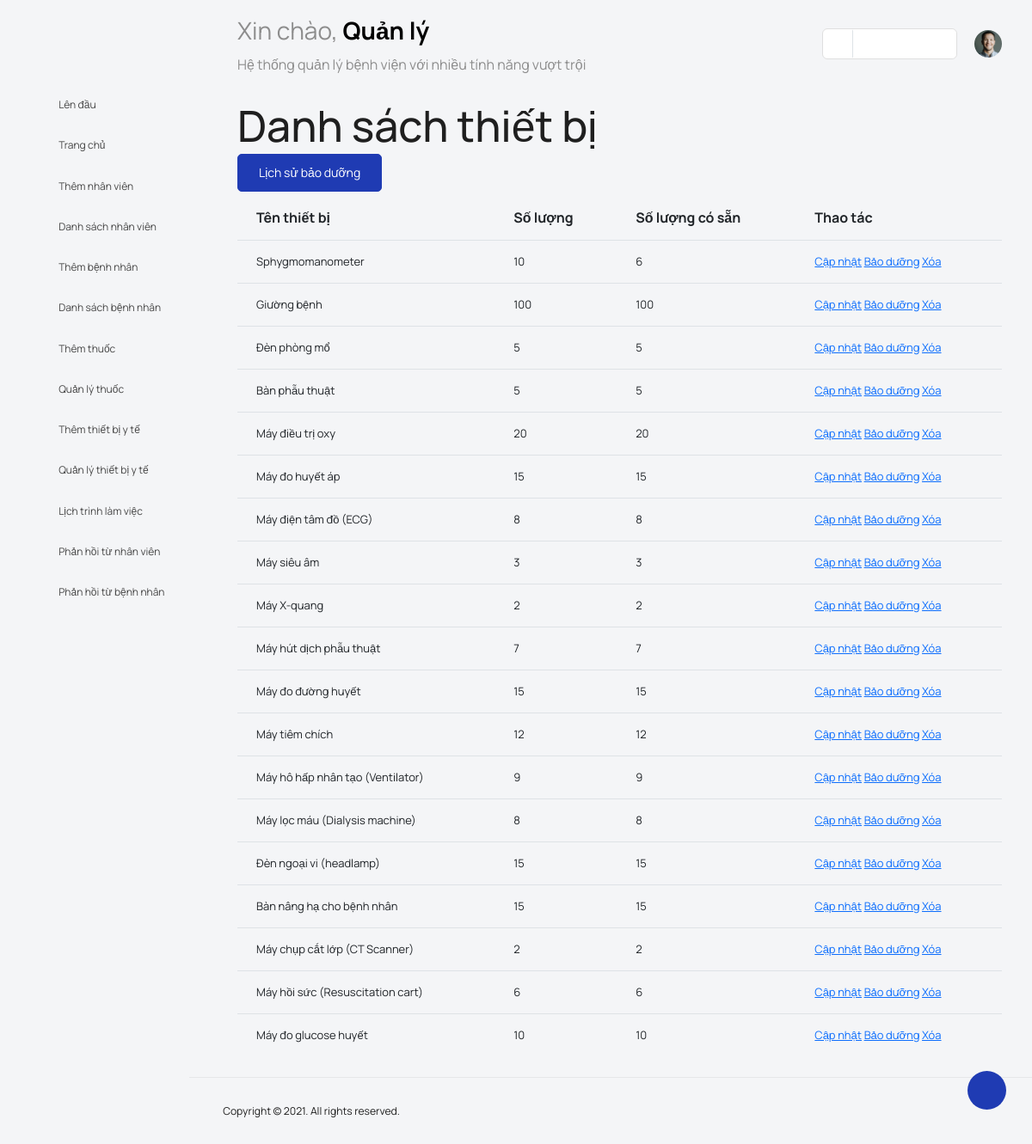
Page /manage_equip (signed in) on the committed database.
### main_app/models.py (models this page shows)
class MedicalEquipment(models.Model):
    name = models.CharField(max_length=200)
    numbers = models.PositiveIntegerField()
    maintenance_history = models.ManyToManyField('MaintenanceEvent')
    available = models.PositiveIntegerField(null=True)

### main_app/admin_views.py (the view)
# urls.py: path('manage_equip', admin_views.manage_equip, name="manage_equip"),
def manage_equip(request):
    facility = Facility.objects.first()  # Lấy Facility (cần chỉnh sửa nếu có nhiều Facility)
    if facility == None:
        facility = Facility.objects.create()
    equipment = facility.get_medical_equipments_info()
    return render(request, 'admin_template/manage_equip.html', {'equipment': equipment})

### main_app/models.py (called while the page is built)
    def get_medical_equipments_info(self):
        return self.medical_equipments.all()

### main_app/templates/admin_template/manage_equip.html (shortened to what this page needs)
{% load static %}
{% load tz %}
<!DOCTYPE html>
<html lang="en">
<head>
  <link rel="stylesheet" type="text/css" href="{% static 'users/vendors/feather/feather.css' %}">
  <link rel="stylesheet" type="text/css" href="{% static 'users/vendors/mdi/css/materialdesignicons.min.css' %}">
  <link rel="stylesheet" type="text/css" href="{% static 'users/vendors/ti-icons/css/themify-icons.css' %}">
  <link rel="stylesheet" type="text/css" href="{% static 'users/vendors/typicons/typicons.css' %}">
  <link rel="stylesheet" type="text/css" href="{% static 'users/vendors/simple-line-icons/css/simple-line-icons.css' %}">
  <link rel="stylesheet" type="text/css" href="{% static 'users/vendors/css/vendor.bundle.base.css' %}">
  <link rel="stylesheet" type="text/css" href="{% static 'users/js/select.dataTables.min.css' %}">
  <link rel="stylesheet" type="text/css" href="{% static 'users/css/vertical-layout-light/style.css' %}">
  <link rel="stylesheet" href="{% static 'users/css/admin/addmin.css' %}">
  <link rel="stylesheet" type="text/css" href="{% static 'users/css/users/base.css' %}">
</head>
<body>
    <div class="container-scroller">
        <nav class="navbar default-layout col-lg-12 col-12 p-0 fixed-top d-flex align-items-top flex-row">
            <div class="text-center navbar-brand-wrapper d-flex align-items-center justify-content-start">
                <div class="me-3">
                    <button class="navbar-toggler navbar-toggler align-self-center" type="button" data-bs-toggle="minimize">
                        <span class="icon-menu"></span>
                    </button>
                </div>
            </div>
            <div class="navbar-menu-wrapper d-flex align-items-top">
                <ul class="navbar-nav">
                    <li class="nav-item font-weight-semibold d-none d-lg-block ms-0">
                        <h1 class="welcome-text"> Xin chào, <span class="text-black fw-bold"> Quản lý </span></h1>
                        <h3 class="welcome-sub-text">Hệ thống quản lý bệnh viện với nhiều tính năng vượt trội</h3>
                    </li>
                </ul>
                <ul class="navbar-nav ms-auto">
                    <li class="nav-item d-none d-lg-block">
                        <div id="datepicker-popup" class="input-group date datepicker navbar-date-picker">
                            <span class="input-group-addon input-group-prepend border-right">
                                <span class="icon-calendar input-group-text calendar-icon"></span>
                            </span>
                            <input type="text" class="form-control">
                        </div>
                    </li>
                    <li class="nav-item dropdown d-none d-lg-block user-dropdown">
                        <a class="nav-link" id="UserDropdown" href="#" data-bs-toggle="dropdown" aria-expanded="false">
                            <img class="img-xs rounded-circle" src="{% static 'users/images/faces/face8.jpg' %}" alt="Profile image"> </a>
                        </li>
                </ul>
            </div>
        </nav>
        <div class="container-fluid page-body-wrapper">
            <div class="theme-setting-wrapper">
                <div id="settings-trigger"><i class="ti-settings"></i></div>
            </div>
            <nav class="sidebar sidebar-offcanvas" id="sidebar">
                <ul class="nav">
                    <li class="nav-item" >
                    <a class="nav-link" href="#">
                        <i class="menu-icon mdi mdi-arrow-up"></i>
                        <span class="menu-title">Lên đầu</span>
                    </a>
                    </li>
                    <li class="nav-item" >
                    <a class="nav-link" href="{% url 'admin_home' %}">
                        <i class="menu-icon mdi mdi-grid-large"></i>
                        <span class="menu-title">Trang chủ</span>
                    </a>
                    </li>
                    <li class="nav-item" >
                    <a class="nav-link" href="{% url 'add_staff' %}">
                        <i class="menu-icon mdi mdi-account-plus"></i>
                        <span class="menu-title">Thêm nhân viên</span>
                    </a>
                    </li>
                    <li class="nav-item" >
                    <a class="nav-link" href="{% url 'manage_all_staff' %}">
                        <i class="menu-icon mdi mdi-format-list-bulleted-type"></i>
                        <span class="menu-title">Danh sách nhân viên</span>
                    </a>
                    </li>
                    <li class="nav-item" >
                    <a class="nav-link" href="{% url 'add_patient' %}">
                        <i class="menu-icon mdi mdi-account-multiple-plus"></i>
                        <span class="menu-title">Thêm bệnh nhân</span>
                    </a>
                    </li>
                    <li class="nav-item" >
                    <a class="nav-link" href="{% url 'manage_all_patient' %}">
                        <i class="menu-icon mdi mdi-view-list"></i>
                        <span class="menu-title">Danh sách bệnh nhân</span>
                    </a>
                    </li>
                    <li class="nav-item" >
                    <a class="nav-link" href="{% url 'add_medicine' %}">
                        <i class="menu-icon mdi mdi-plus-box"></i>
                        <span class="menu-title">Thêm thuốc</span>
                    </a>
                    </li>
                    <li class="nav-item" >
                    <a class="nav-link" href="{% url 'manage_medicine' %}">
                        <i class="menu-icon mdi mdi-pill"></i>
                        <span class="menu-title">Quản lý thuốc</span>
                    </a>
                    </li>
                    <li class="nav-item" >
                    <a class="nav-link" href="{% url 'add_medical_equipment' %}">
                        <i class="menu-icon mdi mdi-shape-plus"></i>
                        <span class="menu-title">Thêm thiết bị y tế</span>
                    </a>
                    </li>
                    <li class="nav-item" >
                    <a class="nav-link" href="{% url 'manage_equip' %}">
                        <i class="menu-icon mdi mdi-factory"></i>
                        <span class="menu-title">Quản lý thiết bị y tế</span>
                    </a>
                    </li>
                    <li class="nav-item" >
                    <a class="nav-link" href="{% url 'work_schedules' %}">
                        <i class="menu-icon mdi mdi-grid-large"></i>
                        <span class="menu-title">Lịch trình làm việc</span>
                    </a>
                    </li>
                    <li class="nav-item" >
                    <a class="nav-link" href="{% url 'staff_all_feedback' %}">
                        <i class="menu-icon mdi mdi-comment-question-outline"></i>
                        <span class="menu-title">Phản hồi từ nhân viên</span>
                    </a>
                    </li>
                    <li class="nav-item" >
                    <a class="nav-link" href="{% url 'patient_all_feedback' %}">
                        <i class="menu-icon mdi mdi-comment-alert-outline"></i>
                        <span class="menu-title">Phản hồi từ bệnh nhân</span>
                    </a>
                    </li>
                </ul>
            </nav>
            <div class="main-panel">
                <div class="content-wrapper">
                    {% load tz %}
                    <h1>Danh sách thiết bị</h1>
                    <a class="btn btn-primary" href="{% url 'maintenance_history' %}">Lịch sử bảo dưỡng</a>
                    <div class="table-responsive mt-1">
                        <table class="table">
                            <tr>
                                <th>Tên thiết bị</th>
                                <th>Số lượng</th>
                                <th>Số lượng có sẵn</th>
                                <th>Thao tác</th>
                            </tr>
                            {% for equip in equipment %}
                            <tr>
                                <td>{{ equip.name }}</td>
                                <td>{{ equip.numbers }}</td>
                                <td>{{ equip.available }}</td>
                                <td><a class="" href="{% url 'edit_medical_equipment' equip_id=equip.id %}">Cập nhật</a>
                                    <a class="" href="{% url 'maintain_equip' equip_id=equip.id %}">Bảo dưỡng</a>
                                    <a class="" href="{% url 'remove_medical_equipment' equip_id=equip.id %}">Xóa</a>
                                </td>
                            </tr>
                            {% endfor %}
                        </table>
                    </div>
                </div>
                <footer class="footer">
                    <div class="d-sm-flex justify-content-center justify-content-sm-between">
                        <span class="float-none float-sm-right d-block mt-1 mt-sm-0 text-center">Copyright © 2021. All rights reserved.</span>
                    </div>
                </footer>
            </div>
        </div>
    </div>
</body>
</html>

### main_app/static/users/css/users/base.css (style rules this page uses)
body { position: relative; }

### rows in the picture
MedicalEquipment: name "Sphygmomanometer", numbers "10", available "6"
MedicalEquipment: name "Giường bệnh", numbers "100", available "100"
MedicalEquipment: name "Đèn phòng mổ", numbers "5", available "5"
MedicalEquipment: name "Bàn phẫu thuật", numbers "5", available "5"
MedicalEquipment: name "Máy điều trị oxy", numbers "20", available "20"
MedicalEquipment: name "Máy đo huyết áp", numbers "15", available "15"
MedicalEquipment: name "Máy điện tâm đồ (ECG)", numbers "8", available "8"
MedicalEquipment: name "Máy siêu âm", numbers "3", available "3"
MedicalEquipment: name "Máy X-quang", numbers "2", available "2"
MedicalEquipment: name "Máy hút dịch phẫu thuật", numbers "7", available "7"
MedicalEquipment: name "Máy đo đường huyết", numbers "15", available "15"
MedicalEquipment: name "Máy tiêm chích", numbers "12", available "12"
MedicalEquipment: name "Máy hô hấp nhân tạo (Ventilator)", numbers "9", available "9"
MedicalEquipment: name "Máy lọc máu (Dialysis machine)", numbers "8", available "8"
MedicalEquipment: name "Đèn ngoại vi (headlamp)", numbers "15", available "15"
MedicalEquipment: name "Bàn nâng hạ cho bệnh nhân", numbers "15", available "15"
MedicalEquipment: name "Máy chụp cắt lớp (CT Scanner)", numbers "2", available "2"
MedicalEquipment: name "Máy hồi sức (Resuscitation cart)", numbers "6", available "6"
MedicalEquipment: name "Máy đo glucose huyết", numbers "10", available "10"
